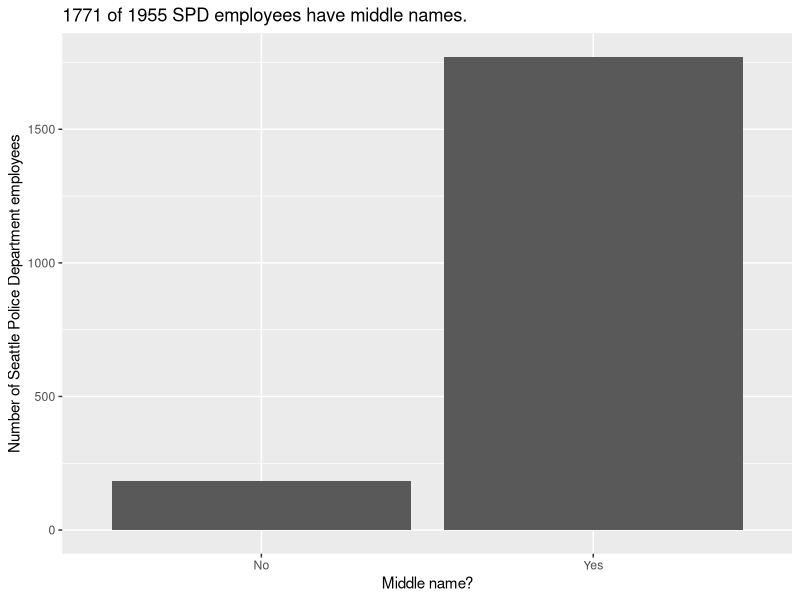

Generate this figure with R:
#!/usr/bin/env Rscript

roster <- read.csv('roster.csv', stringsAsFactors = F)
roster$Has.middle.name <- sapply(strsplit(roster$Name, ' '), length) > 2
conclusion <- paste(sum(roster$Has.middle.name), 'of', nrow(roster), 'SPD employees have middle names.')

print(conclusion)

library(ggplot2)
p <- ggplot(roster) + aes(x = Has.middle.name) +geom_bar() +
  labs(title = conclusion) +
  scale_y_continuous('Number of Seattle Police Department employees') +
  scale_x_discrete('Middle name?', labels = c('No', 'Yes'))

render <- function(){
  png('spd_middle_names.png', width = 600, height = 600)  
  print(p)
  dev.off()
}
